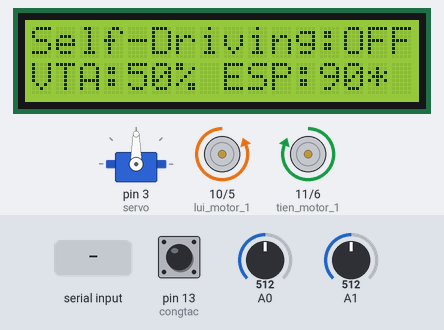
Recording of a sketch running on a simulated Arduino Uno, built with avr-gcc and run on an emulated ATmega328P. Shown: servo, 16×2 character LCD, motor-driver pin pairs drawn as motors (green arrow = first pin HIGH = forward, orange = second pin HIGH = backward, longer = more drive, scaled by the enable pin). Inputs (shaded band) come from the test bench; at power-on: pin 13 (congtac) HIGH, A0 = 512, A1 = 512.

Above: at 1.2 s.
1.3 s: pin 13 (congtac) pulled LOW for 0.15 s
At 2.3 s:
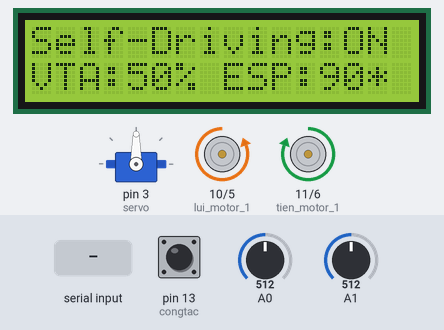
2.9 s: "45\n" received over Serial
At 4.1 s:
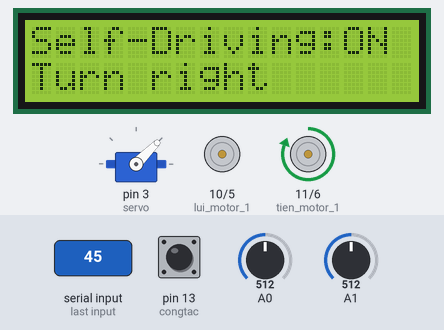
4.4 s: "90,45\n" received over Serial
At 5.4 s:
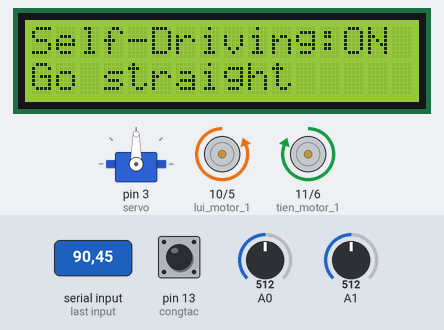
5.9 s: "135\n" received over Serial
At 7.1 s:
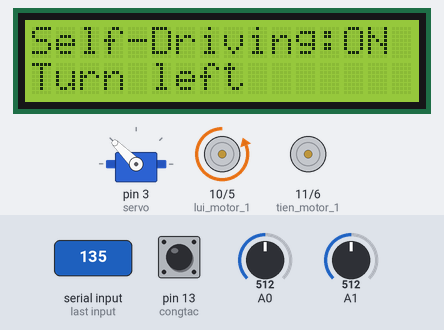
7.4 s: "90\n" received over Serial
At 7.7 s:
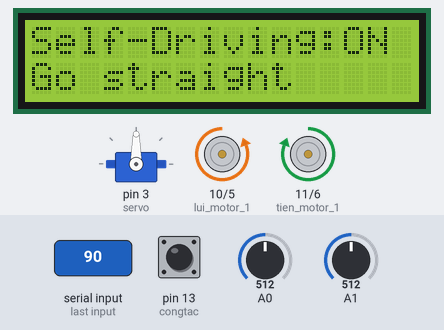
8.9 s: pin 13 (congtac) pulled LOW for 1 s
At 9.6 s:
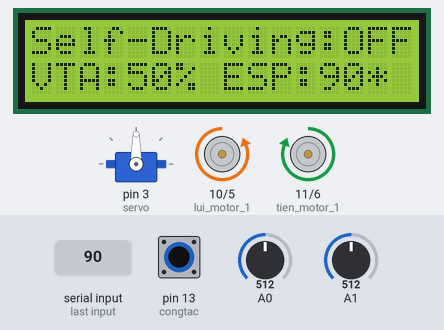
Timing chart, 0 to 11.9 s (numbered marks = the images above; inputs shaded):
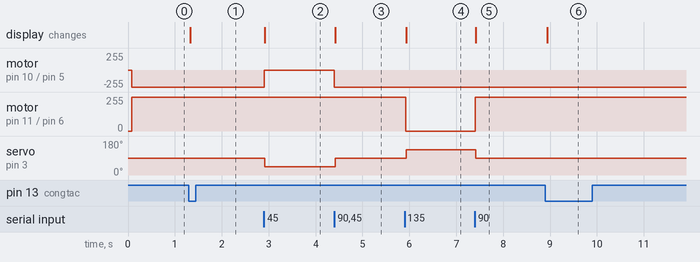

Measured:
- after the input at 1.3 s, the display: changes at once (image 1)
- after the input at 2.9 s, motor on pin 10 (lui_motor_1) / pin 5 (lui_motor_2): backward 255/255 → stopped at once; servo on pin 3 (servo): 90° → 45° at once; the display: changes at once (image 2)
- after the input at 4.4 s, motor on pin 10 (lui_motor_1) / pin 5 (lui_motor_2): stopped → backward 255/255 at once; servo on pin 3 (servo): 45° → 90° at once; the display: changes at once (image 3)
- after the input at 5.9 s, motor on pin 11 (tien_motor_1) / pin 6 (tien_motor_2): forward 255/255 → stopped at once; servo on pin 3 (servo): 90° → 135° at once; the display: changes at once (image 4)
- after the input at 7.4 s, motor on pin 11 (tien_motor_1) / pin 6 (tien_motor_2): stopped → forward 255/255 at once; servo on pin 3 (servo): 135° → 90° at once; the display: changes at once (image 5)
- after the input at 8.9 s, the display: changes at once (image 6)

The sketch:

Control_steering_wheel_and_motorDC.ino
```cpp
// Khai báo thư viện
#include <Wire.h>
#include <LiquidCrystal_I2C.h>
#include <Servo.h>
/*____________________________________________________________________*/
// Định nghĩa các chân quan trọng
#define tien_motor_1 11               // chân IN - 1 của Module L298
#define lui_motor_1  10              // chân IN - 2 của Module L298
#define tien_motor_2 6              // chân IN - 3 của Module L298
#define lui_motor_2  5             // chân IN - 4 của Module L298
#define enA  7
#define enB  2
#define servo 3
#define congtac 13
/*____________________________________________________________________*/
// Khai báo biến
uint8_t data_from_arduino;
uint8_t control_motor;
uint8_t driveModeSwitchtruoc,driveModeSwitch;
uint8_t trangThaiNutNhan;
uint8_t VTA,ESP;
uint16_t kqADC0,kqADC1;
Servo myServo;
LiquidCrystal_I2C lcd(0x27, 16, 2);
/*____________________________________________________________________*/
// Thiết lập ban đầu cho các chân Arduino và khởi tạo giao tiếp Serial với máy tính
void setup() {
  Serial.begin(57600);
  Serial.setTimeout(1);
  myServo.attach(servo);
  lcd.begin();
  lcd.backlight();
  pinMode(congtac,INPUT_PULLUP);
  pinMode(tien_motor_1,OUTPUT);
  pinMode(lui_motor_1,OUTPUT);
  pinMode(tien_motor_2,OUTPUT);
  pinMode(lui_motor_2,OUTPUT);
  pinMode(enA,OUTPUT);
  pinMode(enB,OUTPUT);
  digitalWrite(tien_motor_1,LOW);
  digitalWrite(lui_motor_1,LOW);
  digitalWrite(tien_motor_2,LOW);
  digitalWrite(lui_motor_2,LOW);
}
/*____________________________________________________________________*/
void loop() {
  driveModeSwitchtruoc = driveModeSwitch; driveModeSwitch = digitalRead(13);
  if(driveModeSwitchtruoc==1 && driveModeSwitch==0){
    trangThaiNutNhan = 1-trangThaiNutNhan;
  }
  if(trangThaiNutNhan == 0){
    lcd.setCursor(0,0);
    lcd.print("Self-Driving:OFF");
    kqADC0 = analogRead(A0);
    VTA = (uint32_t)kqADC0*100/1023;
    dithang(kqADC0/4);
    kqADC1 = analogRead(A1);
    ESP = map(kqADC1,0,1023,0,180);
    myServo.write(ESP);
    lcd.setCursor(0,1);
    lcd.print("VTA:");lcd.print(VTA);lcd.print("%");
    lcd.print(" ESP:");hienThi1Byte(ESP);
  }
  if(trangThaiNutNhan == 1){
    lcd.setCursor(0,0);
    lcd.print("Self-Driving:ON ");
    data_from_arduino = Serial.readString().toInt();
    control_motor = steering_angle(data_from_arduino);
    if( control_motor == 90 ){
      dithang(255);
      lcd.setCursor(0,1);
      lcd.print("Go straight     ");
    }
    else if( control_motor == 45 ){
      disangphai(150);
      lcd.setCursor(0,1);
      lcd.print("Turn right      ");
    }
    else if( control_motor == 135 ){
      disangtrai(150);
      lcd.setCursor(0,1);
      lcd.print("Turn left       ");
    }
  }
  delay(10);
}
/*____________________________________________________________________*/
// Điều khiển vô lăng đánh lái tự động mô phỏng bằng motor Servo
uint8_t steering_angle(uint8_t data_from_arduino){
  uint8_t steering_angle;
  if( data_from_arduino == 90 ){
    steering_angle = 90;
    myServo.write(steering_angle);
  }
  else if( data_from_arduino == 45 ){
    steering_angle = 45;
    myServo.write(steering_angle);
  }
  else if( data_from_arduino == 135 ){
    steering_angle = 135;
    myServo.write(steering_angle);
  }
  return steering_angle;
}
/*____________________________________________________________________*/
// Điều khiển trạng thái của xe ( Đi thẳng, Rẽ Phải, Rẽ Trái, Dừng lại )
void dithang(uint8_t VTA){
  analogWrite(enA,VTA);
  analogWrite(enB,VTA);
  digitalWrite(tien_motor_1,HIGH);
  digitalWrite(lui_motor_1,LOW);
  digitalWrite(tien_motor_2,LOW);
  digitalWrite(lui_motor_2,HIGH);
}
void disangphai(uint8_t VTA){
  resetdongco();
  analogWrite(enA,VTA);
  digitalWrite(tien_motor_1,HIGH);
  digitalWrite(lui_motor_1,LOW);
  digitalWrite(tien_motor_2,LOW);
  digitalWrite(lui_motor_2,LOW);
}
void disangtrai(uint8_t VTA){
  resetdongco();
  analogWrite(enB,VTA);
  digitalWrite(tien_motor_1,LOW);
  digitalWrite(lui_motor_1,LOW);
  digitalWrite(tien_motor_2,LOW);
  digitalWrite(lui_motor_2,HIGH);
}
void resetdongco(){
  digitalWrite(tien_motor_1,0);
  digitalWrite(lui_motor_1,0);
  digitalWrite(tien_motor_2,0);
  digitalWrite(lui_motor_2,0);
}
void hienThi1Byte(uint8_t dem){
  if(dem<10){lcd.print(dem);lcd.print("*  ");}
  else if(10<dem<100){lcd.print(dem);lcd.print("* ");}
  else {lcd.print(dem);lcd.print("*");}
}
```
